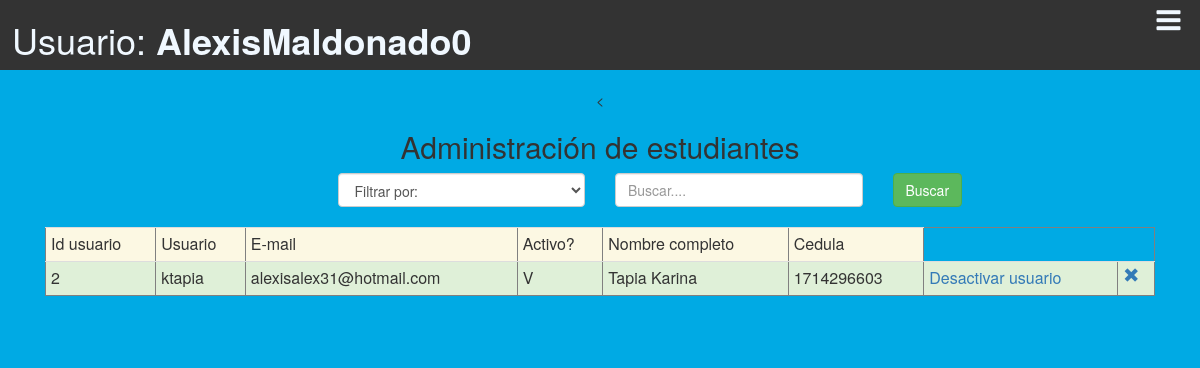
The app's page /aplicacion/modulos_administrador/adm_buscar_estudiantes.php (signed in) with its own data.
### tables this page shows
CREATE TABLE `estudiante` (
  `idestudiante` int(11) NOT NULL,
  `ci` varchar(45) DEFAULT NULL,
  `nombres` varchar(45) DEFAULT NULL,
  `apellidos` varchar(45) DEFAULT NULL,
  `carrera` varchar(45) DEFAULT NULL,
  `id_facultad` int(11) DEFAULT NULL,
  `mail` varchar(45) DEFAULT NULL,
  `id_usuario` int(11) DEFAULT NULL,
  `fecha_nacimiento` varchar(45) DEFAULT NULL,
  `genero` varchar(1) DEFAULT NULL,
  `ciudad` varchar(10) DEFAULT NULL,
  `domicilio` varchar(60) DEFAULT NULL,
  `celular` varchar(15) DEFAULT NULL,
  `convencional` varchar(15) DEFAULT NULL
);

CREATE TABLE `usuario` (
  `idUsuario` int(11) NOT NULL,
  `usuario` varchar(45) DEFAULT NULL,
  `contrasenia` varchar(45) DEFAULT NULL,
  `tipo_usuario` varchar(3) DEFAULT NULL,
  `activo` varchar(1) DEFAULT NULL,
  `cambio_de_clave` varchar(1) DEFAULT NULL,
  `foto` varchar(45) DEFAULT ''
);

### aplicacion/modulos_administrador/adm_buscar_estudiantes.php (the view, shortened to what this page needs)
<!DOCTYPE html>
<html xmlns="http://www.w3.org/1999/xhtml" lang="es">
    <head>
        <link rel="stylesheet" href="../../plugins/bootstrap/css/Profesor.css">
        <link rel="stylesheet" href="../../css/fontello.css">
        <link rel="stylesheet" href="../../plugins/bootstrap/css/bootstrap.min.css"></link>
    </head>
<body style="background-color:#00aae4;">
<header>
       <div class="Menu-Vertical">
          <h1>Usuario: <strong><?php echo $_SESSION['usuario'] ?></strong></h1>
          <label class="icon-menu" for="menu-bar"></label>
       </div>
   </header>
<main>
<div class="container-fluid text-center">
    <section id="banner_pr">
    <<div class="container-fluid text-center">
        <div class="col-sm-12 text-center">
                    <h2> Administración de estudiantes</h2>
                    <form onsubmit="return validar_busqueda_cedula()" action="../modulos_administrador/adm_ejecutar_buscar_estudiantes.php" method="post" enctype="multipart/form-data">
                        <div class="col-md-3">
                        </div>
                        <div class="col-md-3 text-left ">
                            <select class= "form-control" name="tipo_criterio" dir="ltr" required id="select_criterio">
                                <option value="">Filtrar por:</option>
                            </select></br>
                        </div>
                        <div class="col-md-3 text-center">
                            <input type="text" class="form-control" id="criterio_busqueda" placeholder="Buscar...." name="criterio_busqueda" required></br>
                        </div>
                        <div class="col-md-3 text-left">
                            <button id="registrar" type="submit" class="btn btn-success">Buscar</button>
                        </div>
                    </form>
                    <?php
                    $statement = ("select u.*,e.nombres, e.apellidos, e.ci, e.mail from usuario as u, estudiante as e where u.idUsuario=e.id_usuario order by activo");
                    $conexion = new Conexion();
                    $consulta = $conexion->prepare($statement);
                    $consulta->setFetchMode(PDO::FETCH_ASSOC);
                    $consulta->execute();
                    echo '<table border ="1|1" class="table table-condensed";>';
                    echo '<tr class="warning">';
                    echo '<td>Id usuario</td>';
                    echo '<td>Usuario</td>';
                    echo '<td>E-mail</td>';
                    echo '<td>Activo?</td>';
                    echo '<td>Nombre completo</td>';
                    echo '<td>Cedula</td>';
                    echo "</tr>";
                    if ($consulta->rowCount() != 0) {
                        while ($row = $consulta->fetch()) {
                            echo '<tr class="success">';
                            echo '<td>' . $row['idUsuario'] . '</td>';
                            echo '<td>' . $row['usuario'] . '</td>';
                            echo '<td>' . $row['mail'] . '</td>';
                            echo '<td>' . $row['activo'] . '</td>';
                            echo '<td>' . $row['apellidos'] . '  ' . $row['nombres'] . '</td>';
                            echo '<td>' . $row['ci'].'</td>';
                            if ($row['activo'] == 'V') {
                                echo '<td><a href="adm_buscar_estudiantes.php?id=' . $row['idUsuario'] . '&id_gestion=1">Desactivar usuario</a></td>';
                            } else {
                                echo '<td><a href="adm_buscar_estudiantes.php?id=' . $row['idUsuario'] . '&id_gestion=2">Activar usuario</a></td>';
                            }
                            echo "<td><a onClick=\"javascript: return confirm('Realmente desea eliminar el estudiante seleccionado?');\" href='adm_buscar_estudiantes.php?id=" . $row['idUsuario'] . "&id_gestion=3'><span class='glyphicon glyphicon-remove'></a></td>";
                            echo '</tr>';
                        }
                    }
                    echo '</table>';
                    ?>
                </div>
            </div>
        </div></br></br></br>
</main>
    </body>
</html>

### records on screen
estudiante: id_usuario.idUsuario "2", id_usuario.usuario "ktapia", mail "alexisalex31@hotmail.com", id_usuario.activo "V", apellidos "Tapia", nombres "Karina", ci "1714296603"

### other values on screen
$_SESSION['usuario'] "AlexisMaldonado0"
